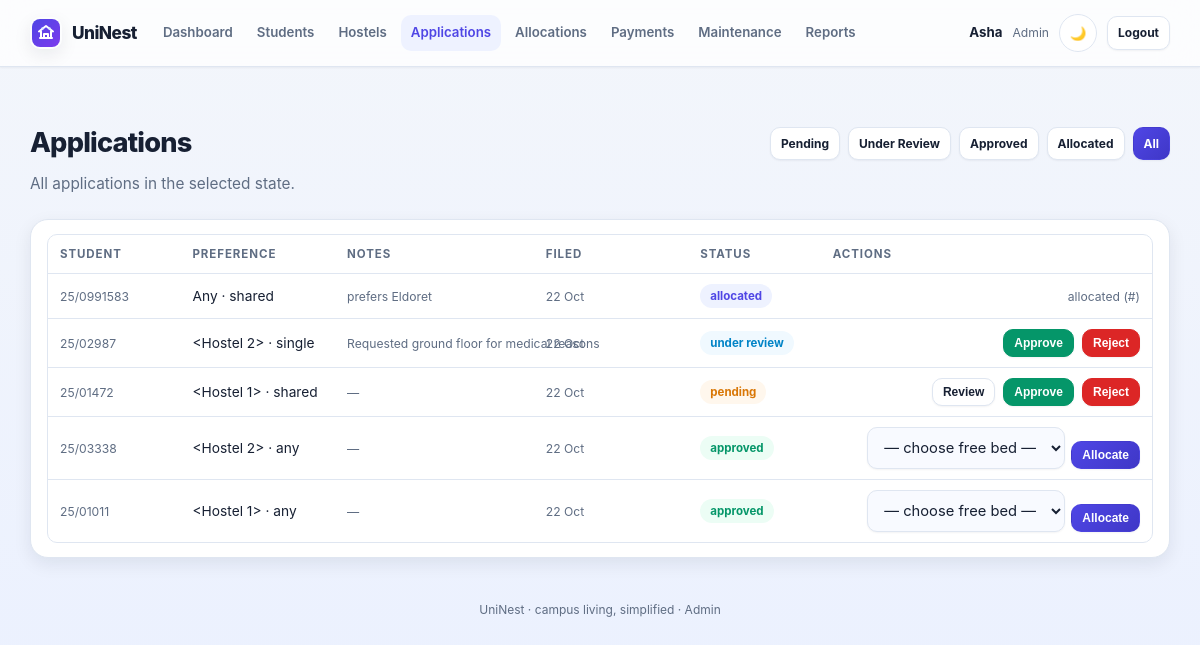
The app's page /admin/applications?status=all (signed in) with its own data.
### app/models/user.py (models this page shows, shortened)
class User(db.Model):
    __tablename__ = "users"
    id = db.Column(db.Integer, primary_key=True)
    email = db.Column(db.String(120), unique=True, nullable=False, index=True)
    password_hash = db.Column(db.String(255), nullable=False)
    full_name = db.Column(db.String(120), nullable=False)
    profile_image = db.Column(db.String(500), nullable=True)
    role = db.Column(db.String(20), nullable=False, default="student")
    is_active = db.Column(db.Boolean, default=True)
    email_verified = db.Column(db.Boolean, default=True)
    verification_token = db.Column(db.String(255), nullable=True, unique=True)
    reset_token = db.Column(db.String(255), nullable=True, unique=True)
    created_at = db.Column(db.DateTime, default=datetime.utcnow)
    student = db.relationship("Student", back_populates="user", uselist=False, cascade="all, delete-orphan")

### app/models/application.py (models this page shows, shortened)
class Application(db.Model):
    __tablename__ = "applications"
    id = db.Column(db.Integer, primary_key=True)
    student_id = db.Column(db.Integer, db.ForeignKey("students.id"), nullable=False, index=True)
    preferred_hostel_id = db.Column(db.Integer, db.ForeignKey("hostels.id"))
    room_preference = db.Column(db.String(20), default="any")
    notes = db.Column(db.String(255))
    status = db.Column(db.String(20), nullable=False, default="pending", index=True)
    review_notes = db.Column(db.String(255))
    reviewed_by = db.Column(db.Integer, db.ForeignKey("users.id"))
    reviewed_at = db.Column(db.DateTime)
    created_at = db.Column(db.DateTime, default=datetime.utcnow)
    updated_at = db.Column(db.DateTime, default=datetime.utcnow, onupdate=datetime.utcnow)
    student = db.relationship("Student", back_populates="applications")
    preferred_hostel = db.relationship("Hostel")
    reviewer = db.relationship("User", foreign_keys=[reviewed_by])
    allocations = db.relationship("Allocation", back_populates="application", lazy="dynamic")

### app/models/student.py (models this page shows, shortened)
class Student(db.Model):
    __tablename__ = "students"
    id = db.Column(db.Integer, primary_key=True)
    user_id = db.Column(db.Integer, db.ForeignKey("users.id"), unique=True, nullable=False)
    registration_no = db.Column(db.String(40), index=True)
    program = db.Column(db.String(120))
    year_of_study = db.Column(db.Integer)
    phone = db.Column(db.String(30))
    gender = db.Column(db.String(10))
    verification_status = db.Column(db.String(20), nullable=False, default="unverified")
    verified_at = db.Column(db.DateTime)
    created_at = db.Column(db.DateTime, default=datetime.utcnow)
    user = db.relationship("User", back_populates="student")
    applications = db.relationship("Application", back_populates="student", lazy="dynamic")
    allocations = db.relationship("Allocation", back_populates="student", lazy="dynamic")
    payments = db.relationship("Payment", back_populates="student", lazy="dynamic")

### app/routes/web.py (the view, shortened to what this page needs)
@bp.route("/admin/applications", methods=["GET", "POST"])
@login_required(["admin"])
def admin_applications(user):
    status = request.args.get("status") or "pending"
    apps = application_service.list_applications(None, None if status == "all" else status)
    free = _free_bed_choices() if status == "approved" else []
    return render_template("admin/applications.html", applications=apps, status=status, free_beds=free)

### app/routes/web.py (called while the page is built)
@bp.app_context_processor
def template_context():
    user = current_user()
    unread = 0
    if user:
        unread = report_service.unread_counts(user.id)
    return {"current_user": user, "unread_count": unread}

def current_user():
    uid = session.get("uid")
    return db.session.get(User, uid) if uid else None

def login_required(roles=None):
    def decorator(fn):
        @wraps(fn)
        def wrapper(*args, **kwargs):
            user = current_user()
            if not user:
                return redirect(url_for("web.login"))
            if roles and user.role not in roles:
                flash("You do not have access to that area.", "error")
                return redirect(url_for("web.dashboard"))
            return fn(*args, user=user, **kwargs)
        return wrapper
    return decorator

### app/services/application_service.py (called while the page is built)
def list_applications(student_id=None, status=None):
    query = Application.query
    if student_id:
        query = query.filter(Application.student_id == student_id)
    if status:
        query = query.filter(Application.status == status)
    return query.order_by(Application.created_at.desc()).all()

### app/services/report_service.py (called while the page is built)
def unread_counts(user_id):
    unread = Notification.query.filter_by(user_id=user_id, is_read=False).count()
    return unread

### templates/admin/applications.html (shortened to what this page needs)
{% extends "base.html" %}
{% block content %}
<div class="section-row">
  <h1 class="page-title" style="margin:0">Applications</h1>
  <div class="btn-row">
    {% for st in ["pending", "under_review", "approved", "allocated", "all"] %}
    <a class="btn sm {{ 'primary' if status == st else '' }}" href="{{ url_for('web.admin_applications', status=st) }}">{{ st|replace('_',' ')|title }}</a>
    {% endfor %}
  </div>
</div>
<p class="page-sub">
  {% if status == "approved" %}Approved applicants: assign a free bed to allocate their room.
  {% elif status == "pending" %}New applications: move them to review, approve or reject.
  {% else %}All applications in the selected state.{% endif %}
</p>
<div class="card tight">
  {% if applications %}
  <table class="table">
    <tr><th>Student</th><th>Preference</th><th>Notes</th><th>Filed</th><th>Status</th><th class="right">Actions</th></tr>
    {% for a in applications %}
    <tr>
      <td>
        <div class="muted small">{{ a.student.registration_no or a.student.email }}</div>
      </td>
      <td class="nowrap">{{ a.preferred_hostel or "Any" }} · {{ a.room_preference }}</td>
      <td class="small muted" style="max-width:180px">{{ a.notes or "—" }}</td>
      <td class="muted small nowrap">{{ a.created_at.strftime("%d %b") }}</td>
      <td><span class="pill {{ a.status }}">{{ a.status|replace('_',' ') }}</span></td>
      <td class="right">
        {% if a.status == "pending" %}
        <div class="btn-row" style="justify-content:flex-end">
          <form method="post"><input type="hidden" name="application_id" value="{{ a.id }}"><input type="hidden" name="review_action" value="under_review"><button class="btn sm" type="submit">Review</button></form>
          <form method="post"><input type="hidden" name="application_id" value="{{ a.id }}"><input type="hidden" name="review_action" value="approve"><button class="btn sm success" type="submit">Approve</button></form>
          <form method="post"><button class="btn sm danger" type="submit" data-confirm="Reject {{ a.student.name }}'s application?">Reject</button></form>
        </div>
        {% elif a.status == "under_review" %}
        <div class="btn-row" style="justify-content:flex-end">
          <form method="post"><input type="hidden" name="application_id" value="{{ a.id }}"><input type="hidden" name="review_action" value="approve"><button class="btn sm success" type="submit">Approve</button></form>
          <form method="post"><button class="btn sm danger" type="submit" data-confirm="Reject {{ a.student.name }}'s application?">Reject</button></form>
        </div>
        {% elif a.status == "approved" %}
        <form method="post" class="inline-form" style="justify-content:flex-end">
          <div class="field">
            <select name="bed_id" required>
              <option value="">— choose free bed —</option>
            </select>
          </div>
          <button class="btn sm primary" type="submit">Allocate</button>
        </form>
        {% elif a.status == "allocated" %}
        <span class="muted small">allocated (#{{ a.allocation_id }})</span>
        {% else %}
        <span class="muted small">no actions</span>
        {% endif %}
      </td>
    </tr>
    {% endfor %}
  </table>
  {% else %}
  <div class="empty">No applications with status “{{ status }}”.</div>
  {% endif %}
</div>
{% endblock %}

### templates/base.html (shortened to what this page needs)
<!doctype html>
<html lang="en">
<head>
  <link rel="stylesheet" href="{{ url_for('static', filename='css/uni.css') }}">
</head>
<body data-theme="light">
  <nav class="nav" aria-label="Main navigation">
    <div class="nav-inner">
      <div class="nav-brand-group">
        <a class="brand" href="{{ url_for('web.index') }}">
          <span class="brand-mark" aria-hidden="true">
          </span>
          <span class="brand-text">UniNest</span>
        </a>
      </div>
      <div class="nav-links" id="site-nav">
        {% if current_user %}
          {% if current_user.role == 'student' %}
            <a href="{{ url_for('web.dashboard') }}">Dashboard</a>
            <a href="{{ url_for('web.my_availability') }}">Availability</a>
            <a href="{{ url_for('web.my_payments') }}">Payments</a>
            <a href="{{ url_for('web.my_maintenance') }}">Maintenance</a>
            <a href="{{ url_for('web.my_notifications') }}">Notifications{% if unread_count %} <span class="badge nav-badge">{{ unread_count }}</span>{% endif %}</a>
            <a href="{{ url_for('web.my_profile') }}">Profile</a>
          {% elif current_user.role == 'admin' %}
            <a href="{{ url_for('web.admin_dashboard') }}">Dashboard</a>
            <a href="{{ url_for('web.admin_students') }}">Students</a>
            <a href="{{ url_for('web.admin_hostels') }}">Hostels</a>
            <a href="{{ url_for('web.admin_applications') }}">Applications</a>
            <a href="{{ url_for('web.admin_allocations') }}">Allocations</a>
            <a href="{{ url_for('web.admin_payments') }}">Payments</a>
            <a href="{{ url_for('web.admin_maintenance') }}">Maintenance</a>
            <a href="{{ url_for('web.reports') }}">Reports</a>
          {% else %}
            <a href="{{ url_for('web.management_dashboard') }}">Overview</a>
            <a href="{{ url_for('web.my_availability') }}">Availability</a>
            <a href="{{ url_for('web.admin_allocations') }}">Allocations</a>
            <a href="{{ url_for('web.reports') }}">Reports</a>
          {% endif %}
        {% endif %}
      </div>
      <div class="nav-user">
        {% if current_user %}
          <span class="name">{{ current_user.full_name.split()[0] }}</span>
          <span class="muted small">{{ current_user.role|capitalize }}</span>
          <button class="theme-toggle" type="button" aria-label="Toggle theme">🌙</button>
          <a class="btn sm" href="{{ url_for('web.logout') }}">Logout</a>
        {% else %}
          <button class="theme-toggle" type="button" aria-label="Toggle theme">🌙</button>
          <a class="btn sm" href="{{ url_for('web.login') }}">Log in</a>
          <a class="btn sm primary" href="{{ url_for('web.register') }}">Create account</a>
        {% endif %}
      </div>
    </div>
  </nav>
  <main class="container {% block container_class %}{% endblock %}">
    {% block content %}{% endblock %}
    <div class="footer">UniNest · campus living, simplified {{ current_user.role|default('', true) and '· ' + current_user.role|capitalize }}</div>
  </main>
</body>
</html>

### records on screen
User: full_name "Asha", role "Admin", role "· Admin"
Application: student "25/0991583", preferred_hostel "Any", room_preference "shared", notes "prefers Eldoret", created_at "22 Oct", status "allocated"
Application: student "25/02987", preferred_hostel "<Hostel 2>", room_preference "single", notes "Requested ground floor for medical reasons", created_at "22 Oct", status "under review"
Application: student "25/01472", preferred_hostel "<Hostel 1>", room_preference "shared", notes "—", created_at "22 Oct", status "pending"
Application: student "25/03338", preferred_hostel "<Hostel 2>", room_preference "any", notes "—", created_at "22 Oct", status "approved"
Application: student "25/01011", preferred_hostel "<Hostel 1>", room_preference "any", notes "—", created_at "22 Oct", status "approved"

### other values on screen
{{ st|replace('_',' ')|title }} "Pending" "Under Review" "Approved" "Allocated" "All"
